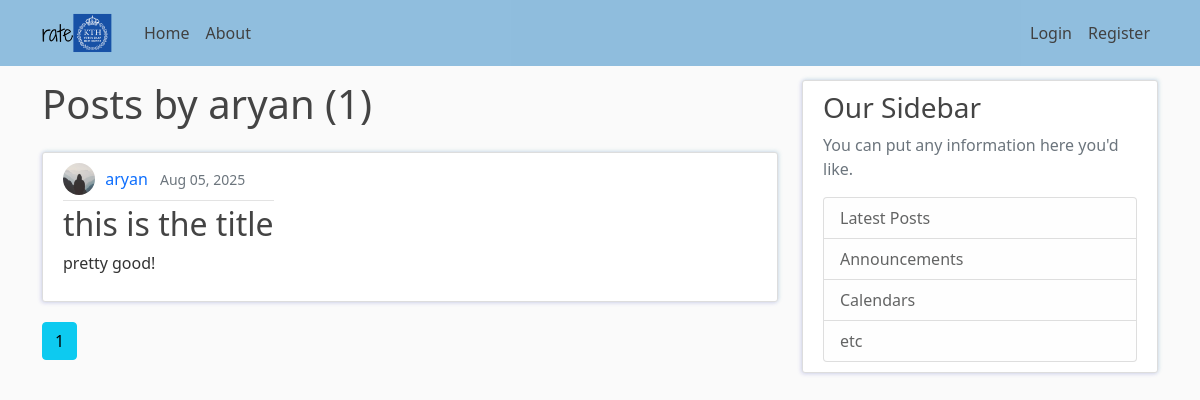
/user/aryan, run on an earlier commit of the app's database.
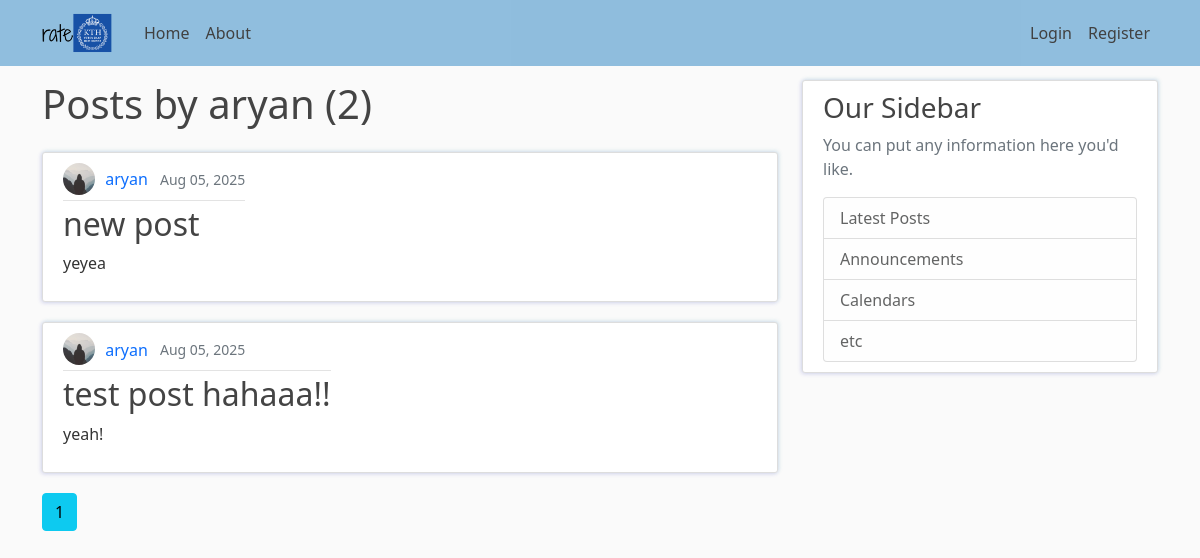
And on a later commit of the database.
### flasknetwork/models.py (models this page shows, shortened)
class Post(db.Model):
    id = db.Column(db.Integer, primary_key=True)
    title = db.Column(db.String(100), nullable=False)
    date_posted = db.Column(db.DateTime, nullable=False, default=datetime.utcnow)
    content = db.Column(db.Text, nullable=False)
    user_id = db.Column(db.Integer, db.ForeignKey('user.id'), nullable=False)
    course_id = db.Column(db.Integer, db.ForeignKey('course.id'), nullable=False)
    __table_args__ = (db.UniqueConstraint('user_id', 'course_id', name='_user_course_uc'),)
    course = db.relationship('Course', backref='reviews')

class User(db.Model, UserMixin): # the *table* name is 'user' by default, not 'User'
    id = db.Column(db.Integer, primary_key=True)
    username = db.Column(db.String(20), unique=True, nullable=False)
    email = db.Column(db.String(120), unique=True, nullable=False)
    image_file = db.Column(db.String(20), nullable=False, default='default.jpg')
    password = db.Column(db.String(60), nullable=False)
    posts = db.relationship('Post', backref='author', lazy=True)
    email_verified = db.Column(db.Boolean, nullable=False, default=False)
    program_id = db.Column(db.Integer, db.ForeignKey('program.id'), nullable=False)
    program = db.relationship('Program', backref='students')

### flasknetwork/users/routes.py (the view)
@users.route('/user/<string:username>')
def user_posts(username):
    page=request.args.get('page', 1, type=int)
    user = User.query.filter_by(username=username).first_or_404()
    posts = Post.query.filter_by(author=user).order_by(Post.date_posted.desc()).paginate(page=page, per_page=5)
    return render_template('user_posts.html', posts=posts, user=user)

### flasknetwork/templates/user_posts.html
{% extends "layout.html" %}
{% block content %}
    <h1 class="mb-4">Posts by {{ user.username }} ({{ posts.total }})</h1>
    {% for post in posts.items %}
        <article class="d-flex align-items-center content-section">
            <div>
                <div class="article-metadata">
                    <img class="rounded-circle article-img" src="{{ url_for('static', filename='profile_pics/' + post.author.image_file) }}" alt="{{ post.author.username }}'s profile picture">
                    <a class="me-2 author-link" href="{{ url_for('users.user_posts', username=post.author.username) }}">{{ post.author.username }}</a>
                    <small class="text-muted">{{ post.date_posted.strftime('%b %d, %Y') }}</small>
                </div>
                <h2>
                    <a class="article-title" href="{{ url_for('posts.post', post_id=post.id) }}">{{ post.title }}</a>
                </h2>
                <p class="article-content">{{ post.content }}</p>
            </div>
        </article>
    {% endfor %}
    {% for page_num in posts.iter_pages(left_edge=1, right_edge=1, left_current=1, right_current=1) %}
        {% if page_num %}
            {% if posts.page == page_num %}
                <a class="btn btn-info mb-4" href="{{ url_for('users.user_posts', username=user.username, page=page_num) }}">{{ page_num }}</a>
            {% else %}
                <a class="btn btn-outline-info mb-4" href="{{ url_for('users.user_posts', username=user.username, page=page_num) }}">{{ page_num }}</a>
            {% endif %}
        {% else %}
            ...
        {% endif %}
    {% endfor %}
{% endblock content %}

What changed in the data, as far as the page shows it:
added Post: image_file (placeholder picture), author.username "aryan", date_posted "Aug 05, 2025", title "new post", content "yeyea"
changed Post: title "this is the title" → "test post hahaaa!!"; content "pretty good!" → "yeah!"
Also different on the page:
{{ posts.total }}: "1" → "2"
